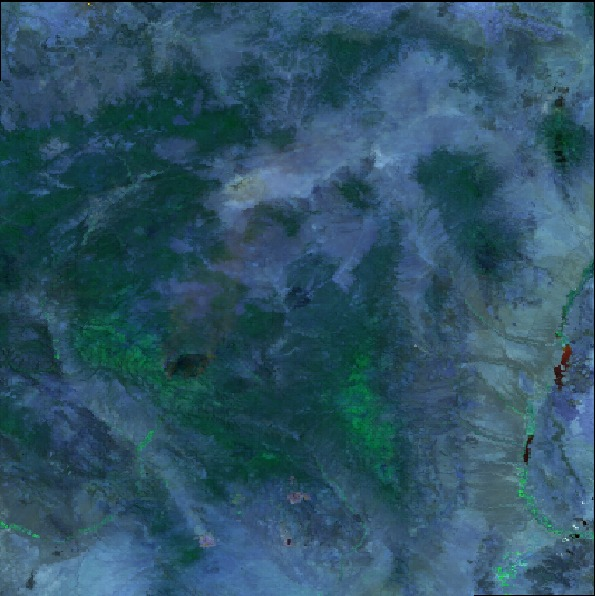
#> input picture sample_images/sample_01_2021-05-29.jpg, 595 x 596 px
$ python -i prepare_wildfire_dataset.py   (imports and definitions only)
#> lines starting #> are read from the running program, lines starting #| are printed output that depends on the picture; after the words box and inside, x2 and y2 are one past the last pixel; in counts of white or black regions, pixels touching at a corner belong together
"""
Script pour préparer le dataset Wildfire Prediction (classification)
pour l'entraînement YOLO (détection).

Ce dataset contient des images 350x350 classifiées en:
- wildfire: images contenant un feu
- nowildfire: images sans feu

Stratégie: Pour les images de feu, on crée une bounding box
qui couvre la zone centrale (où le feu est généralement visible).
Pour un vrai dataset de production, on utiliserait des annotations manuelles.
"""

import argparse
import os
import random
import shutil
from pathlib import Path
from concurrent.futures import ThreadPoolExecutor
import cv2
import numpy as np
from PIL import Image


def detect_fire_region(image_path: Path) -> list[tuple[float, float, float, float]]:
    """
    Détecte les régions de feu dans une image en utilisant
    la segmentation par couleur (rouge/orange).

    Returns:
        Liste de bounding boxes normalisées (x_center, y_center, width, height)
    """
    img = cv2.imread(str(image_path))
#> img is the input picture: shape (596, 595, 3); mean B, G, R 102.3, 83.3, 46.9
    if img is None:
        return []

    h, w = img.shape[:2]
#> h = 596; w = 595

    # Convertir en HSV pour détecter les couleurs de feu
    hsv = cv2.cvtColor(img, cv2.COLOR_BGR2HSV)
#> hsv: shape (596, 595, 3); mean H, S, V 99.5, 145.7, 103.1

    # Masque pour les couleurs de feu (rouge/orange/jaune)
    # Rouge bas
    lower_red1 = np.array([0, 50, 50])
    upper_red1 = np.array([10, 255, 255])
    mask1 = cv2.inRange(hsv, lower_red1, upper_red1)
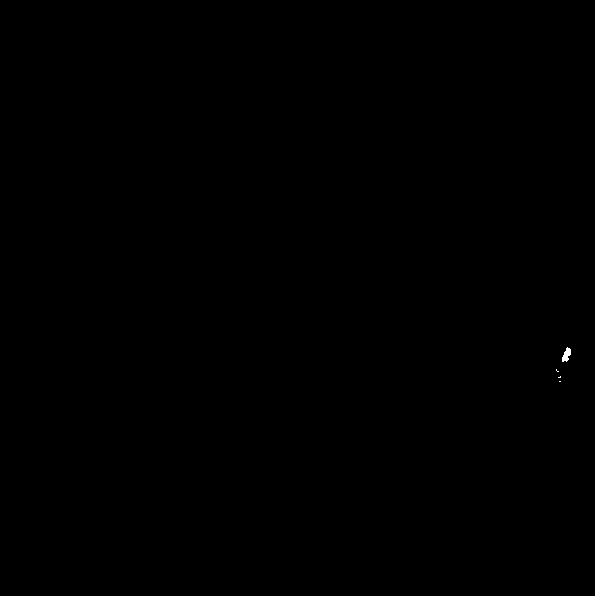
#> mask1: shape (596, 595); 0.03% white; 4 white regions (3 under 20 px), largest, box (x1, y1, x2, y2) and area: (562, 347, 571, 362) 83

    # Rouge haut
    lower_red2 = np.array([160, 50, 50])
    upper_red2 = np.array([180, 255, 255])
    mask2 = cv2.inRange(hsv, lower_red2, upper_red2)
#> mask2: shape (596, 595); 0.01% white in thin lines or dots, all inside (x1, y1, x2, y2) = (557, 352, 572, 386)

    # Orange/Jaune (feu)
    lower_orange = np.array([10, 100, 100])
    upper_orange = np.array([35, 255, 255])
    mask3 = cv2.inRange(hsv, lower_orange, upper_orange)
#> mask3: shape (596, 595); 0% white in thin lines or dots, all inside (x1, y1, x2, y2) = (89, 3, 90, 5)

    # Combiner les masques
    fire_mask = mask1 | mask2 | mask3
#> fire_mask: shape (596, 595); 0.04% white; 8 white regions (7 under 20 px), largest, box (x1, y1, x2, y2) and area: (561, 347, 572, 368) 115

    # Morphologie pour nettoyer
    kernel = np.ones((5, 5), np.uint8)
    fire_mask = cv2.morphologyEx(fire_mask, cv2.MORPH_CLOSE, kernel)
#> fire_mask: shape (596, 595); 0.05% white; 3 white regions (1 under 20 px), largest, box (x1, y1, x2, y2) and area: (561, 347, 572, 368) 121, (556, 368, 562, 386) 39
    fire_mask = cv2.morphologyEx(fire_mask, cv2.MORPH_OPEN, kernel)
#> fire_mask: shape (596, 595); 0.03% white; 1 white region

    # Trouver les contours
    contours, _ = cv2.findContours(fire_mask, cv2.RETR_EXTERNAL, cv2.CHAIN_APPROX_SIMPLE)
#> contours = 1 contour; box (x1, y1, x2, y2) and area: (562, 349, 571, 364) 82

    boxes = []
    min_area = (h * w) * 0.01  # Au moins 1% de l'image
#> min_area = 3546.2

    for contour in contours:
        area = cv2.contourArea(contour)
        if area < min_area:
            continue

        x, y, bw, bh = cv2.boundingRect(contour)

        # Élargir légèrement la box
        padding = 10
        x = max(0, x - padding)
        y = max(0, y - padding)
        bw = min(w - x, bw + 2 * padding)
        bh = min(h - y, bh + 2 * padding)

        # Normaliser
        x_center = (x + bw / 2) / w
        y_center = (y + bh / 2) / h
        width = bw / w
        height = bh / h

        boxes.append((x_center, y_center, width, height))
#> this loop made 1 pass
#> area on pass 1: 81.5
#> after the loop, boxes = []

    # Si aucune box trouvée mais c'est une image de feu,
    # créer une box centrale par défaut
    if not boxes:
        # Box centrale couvrant 60% de l'image
        boxes.append((0.5, 0.5, 0.6, 0.6))

    return boxes


# [199 lines left out: functions process_image, prepare_dataset, main, not called in this run]


# [2 lines not run here, left out]

>>> result = detect_fire_region('../sample_images/sample_01_2021-05-29.jpg')
#> result = [(0.5, 0.5, 0.6, 0.6)]

$ run again, on sample_images/sample_03_2020-09-05.jpg
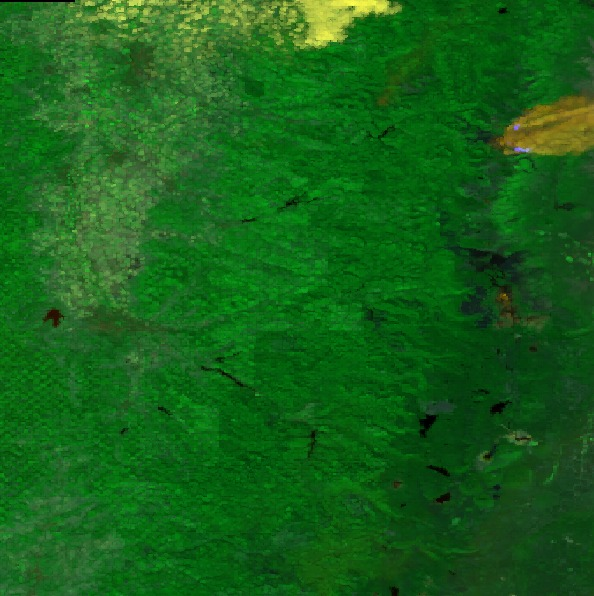
#> input picture sample_images/sample_03_2020-09-05.jpg, 594 x 596 px
#> in detect_fire_region, img is the input picture: shape (596, 594, 3); mean B, G, R 24.5, 96.7, 21.9
#> hsv: shape (596, 594, 3); mean H, S, V 61.1, 210.1, 96.8
#> mask1: shape (596, 594); 0% white in thin lines or dots, all inside (x1, y1, x2, y2) = (52, 124, 520, 318)
#> mask2: shape (596, 594); every value is 0
#> in detect_fire_region, `mask3 = cv2.inRange(hsv, lower_orange, upper_orange)`:
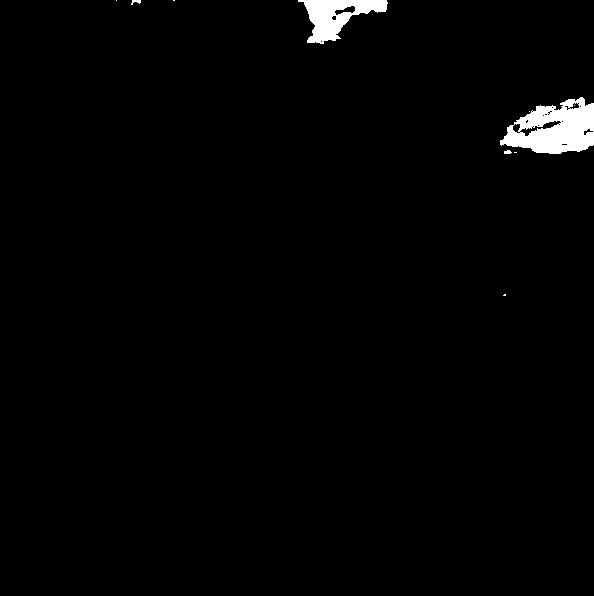
#> mask3: shape (596, 594); 1.5% white; 10 white regions (6 under 20 px), largest, box (x1, y1, x2, y2) and area: (500, 97, 594, 154) 3414, (298, 0, 388, 44) 1909, (131, 0, 141, 5) 29, (504, 150, 512, 154) 25
#> in detect_fire_region, `fire_mask = cv2.morphologyEx(fire_mask, cv2.MORPH_CLOSE, kernel)`:
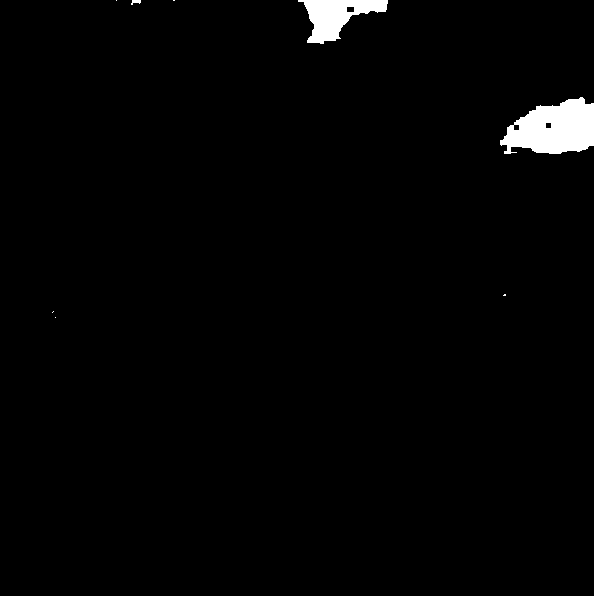
#> fire_mask: shape (596, 594); 1.6% white; 8 white regions (5 under 20 px), largest, box (x1, y1, x2, y2) and area: (500, 97, 594, 154) 3745, (298, 0, 388, 44) 1996, (131, 0, 141, 5) 32
#> contours = 3 contours, 1 with area under 20; largest, box (x1, y1, x2, y2) and area: (500, 98, 594, 154) 3570, (304, 0, 388, 43) 1834
#> the loop in detect_fire_region, `for contour in contours:` made 3 passes
#> (area, x, y, bw, bh, padding, x_center, y_center) on pass 1: (3570.5, 490, 88, 104, 76, 10, 0.912, 0.211)
#> after the loop in detect_fire_region, `for contour in contours:`: boxes = [(0.912, 0.211, 0.175, 0.128)]
